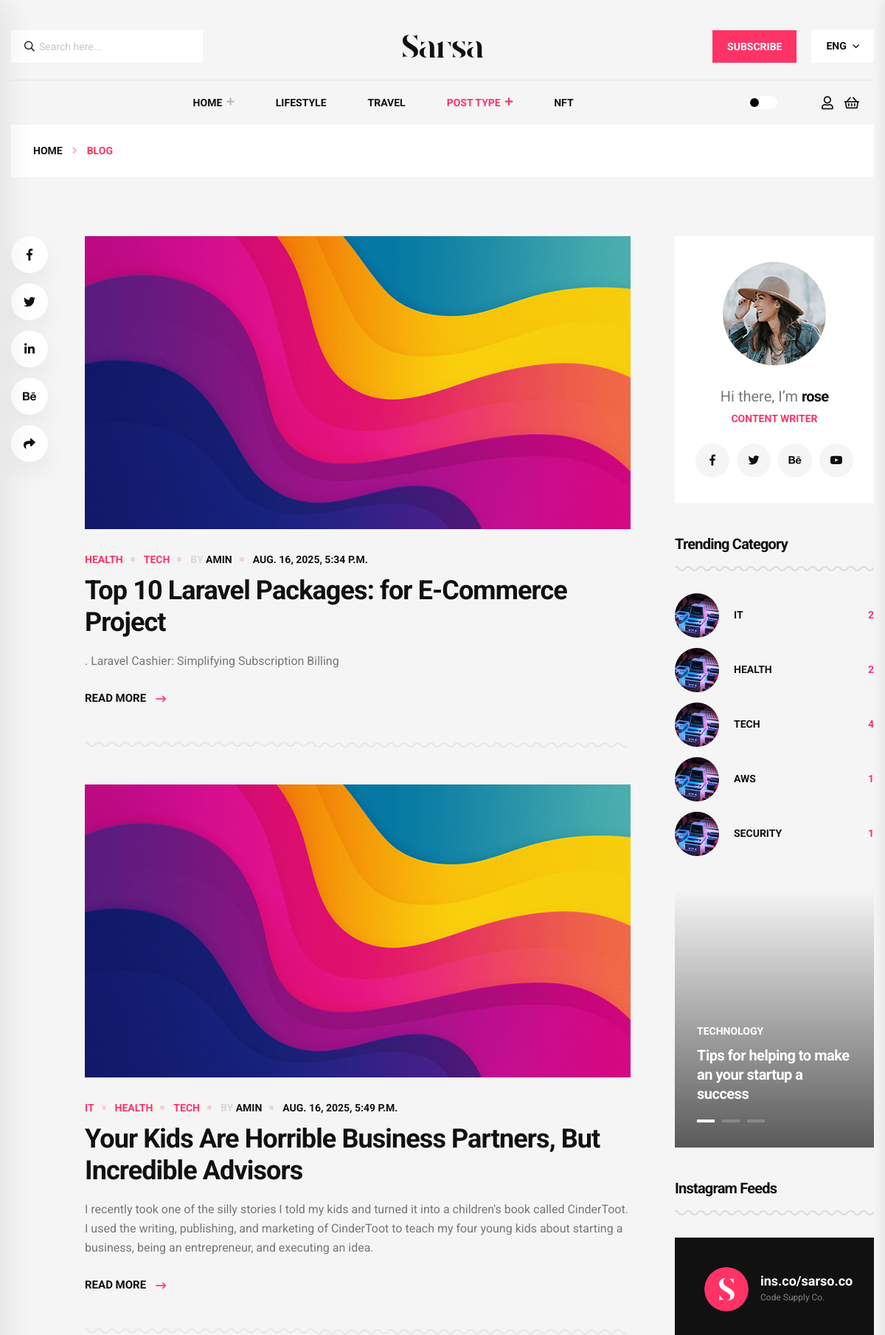
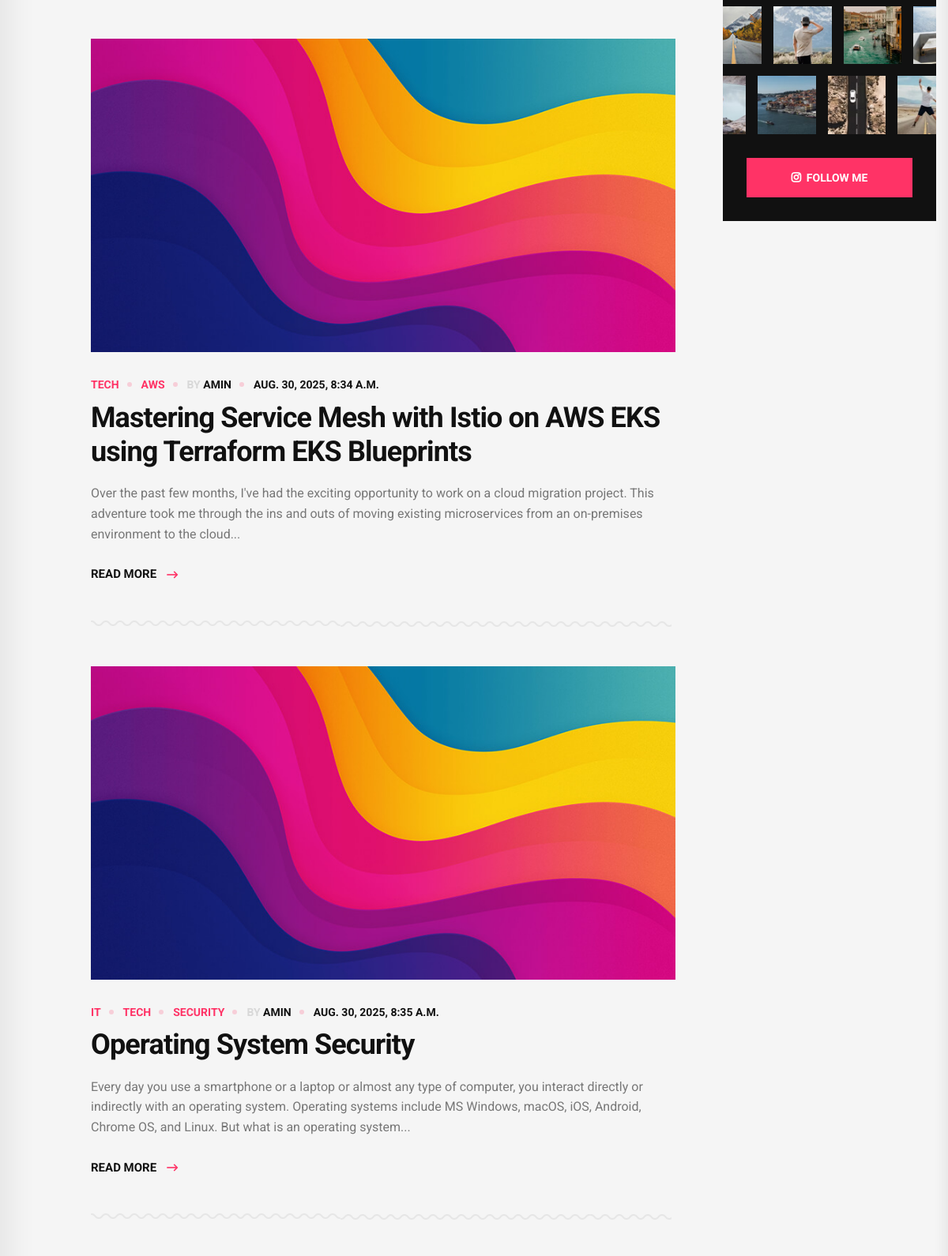
The app's page /blog/search/ (upper part) with its own data (2 pictures, top to bottom).
### blog/models.py (models this page shows, shortened)
class POST(models.Model):
    image = models.ImageField(upload_to='blog/',default='blog/default.jpg')
    category = models.ManyToManyField(CATEGORY)
    author = models.ForeignKey(User, on_delete=models.SET_NULL, null=True)
    title = models.CharField(max_length=255)
    preview = models.TextField(null=True)
    content = models.TextField()
    status=models.BooleanField(default=True)
    counted_view=models.IntegerField(default=0)
    publish_date=models.DateTimeField(null=True)
    created_date=models.DateTimeField(auto_now_add=True)
    updated_date=models.DateTimeField(auto_now=True)
    class Meta:
        ordering=['created_date']

class CATEGORY(models.Model):
    name=models.CharField(max_length=100)
    def __str__(self):
        return self.name

### blog/views.py (the view)
# urls.py: path('search/', blog_search, name= 'search'),
def blog_search(request):
    posts = POST.objects.filter(status=1)
    if request.method == 'GET':
        if s := request.GET.get('s'):
            posts = posts.filter(content__contains=s)
    context={'posts':posts}
    return render(request, 'blog/blog.html',context)

### blog/templatetags/blog_tags.py (called while the page is built)
@register.inclusion_tag('blog/blog-categories.html')
def postCategories():
    posts = POST.objects.filter(status=1)
    categories = CATEGORY.objects.all()
    cat_dict = {}
    for cat in categories:
        cat_dict[cat] = posts.filter(category=cat).count()
    return {'categories': cat_dict}

### templates/blog/blog.html (shortened to what this page needs)
{% load static %} {% load blog_tags %}
<!DOCTYPE html>
<html class="no-js" lang="en">
  <head>
    <link rel="stylesheet" href="{% static 'assets/css/bootstrap.min.css' %}" />
    <link rel="stylesheet" href="{% static 'assets/css/animate.min.css' %}" />
    <link
      rel="stylesheet"
      href="{% static 'assets/css/magnific-popup.css' %}"
    />
    <link
      rel="stylesheet"
      href="{% static 'assets/css/fontawesome-all.min.css' %}"
    />
    <link
      rel="stylesheet"
      href="{% static 'assets/css/imageRevealHover.css' %}"
    />
    <link rel="stylesheet" href="{% static 'assets/css/swiper-bundle.css' %}" />
    <link rel="stylesheet" href="{% static 'assets/css/flaticon.css' %}" />
    <link rel="stylesheet" href="{% static 'assets/css/slick.css' %}" />
    <link rel="stylesheet" href="{% static 'assets/css/spacing.css' %}" />
    <link rel="stylesheet" href="{% static 'assets/css/main.css' %}" />
  </head>
  <body>
    <header>
      <div class="header__top">
        <div class="container">
          <div class="row align-items-center">
            <div class="col-lg-4 col-md-6 col-sm-6 order-2 order-lg-0">
              {%include "blog/blog-search.html"%}
            </div>
            <div class="col-lg-4 col-md-3 order-0 order-lg-2 d-none d-md-block">
              <div class="header__top-logo logo text-lg-center">
                <a href="index.html" class="logo-dark"
                  ><img
                    src="{% static 'assets/img/logo/logo.png' %}"
                    alt="Logo"
                /></a>
              </div>
            </div>
            <div class="col-lg-4 col-md-3 col-sm-6 order-3 d-none d-sm-block">
              <div class="header__top-right">
                <ul class="list-wrap">
                  <li class="news-btn">
                    <a href="#newsletter" class="btn"
                      ><span class="btn-text">subscribe</span></a
                    >
                  </li>
                  <li class="lang">
                    <div class="dropdown">
                      <button
                        class="dropdown-toggle"
                        type="button"
                        id="dropdownMenuButton1"
                        data-bs-toggle="dropdown"
                        aria-expanded="false"
                      >
                        ENG
                      </button>
                    </div>
                  </li>
                </ul>
              </div>
            </div>
          </div>
        </div>
      </div>
      <div id="sticky-header" class="tg-header__area">
        <div class="container">
          <div class="row">
            <div class="col-12">
              <div class="tgmenu__wrap">
                <nav class="tgmenu__nav">
                  <div class="offcanvas-toggle">
                    <a href="#"><i class="flaticon-menu-bar"></i></a>
                  </div>
                  <div
                    class="tgmenu__navbar-wrap tgmenu__main-menu d-none d-lg-flex"
                  >
                    <ul class="navigation">
                      <li class="menu-item-has-children">
                        <a href="#">Home</a>
                      </li>
                      <li><a href="lifestyle.html">Lifestyle</a></li>
                      <li><a href="travel.html">Travel</a></li>
                      <li class="active menu-item-has-children">
                        <a href="#">Post Type</a>
                      </li>
                      <li><a href="nft.html">NFT</a></li>
                    </ul>
                  </div>
                  <div class="tgmenu__action">
                    <ul class="list-wrap">
                      <li class="mode-switcher">
                        <nav class="switcher__tab">
                          <span class="switcher__btn light-mode"
                            ><i class="flaticon-sun"></i
                          ></span>
                          <span class="switcher__mode"></span>
                          <span class="switcher__btn dark-mode"
                            ><i class="flaticon-moon"></i
                          ></span>
                        </nav>
                      </li>
                      <li class="user">
                        <a href="#"><i class="far fa-user"></i></a>
                      </li>
                      <li class="header-cart">
                        <a href="#"><i class="far fa-shopping-basket"></i></a>
                      </li>
                    </ul>
                  </div>
                </nav>
              </div>
            </div>
          </div>
        </div>
      </div>
    </header>
    <main>
      <div class="breadcrumb-area">
        <div class="container">
          <div class="row">
            <div class="col-12">
              <div class="breadcrumb-content">
                <nav aria-label="breadcrumb">
                  <ol class="breadcrumb">
                    <li class="breadcrumb-item">
                      <a href="index.html">Home</a>
                    </li>
                    <li class="breadcrumb-item active" aria-current="page">
                      Blog
                    </li>
                  </ol>
                </nav>
              </div>
            </div>
          </div>
        </div>
      </div>
      <section class="blog-details-area pt-80 pb-100">
        <div class="container">
          <div class="row justify-content-center">
            <div class="col-lg-1">
              <div class="blog-details-social">
                <ul class="list-wrap">
                  <li>
                    <a href="#"><i class="fab fa-facebook-f"></i></a>
                  </li>
                  <li>
                    <a href="#"><i class="fab fa-twitter"></i></a>
                  </li>
                  <li>
                    <a href="#"><i class="fab fa-linkedin-in"></i></a>
                  </li>
                  <li>
                    <a href="#"><i class="fab fa-behance"></i></a>
                  </li>
                  <li>
                    <a href="#"><i class="fas fa-share"></i></a>
                  </li>
                </ul>
              </div>
            </div>
            <div class="col-xl-8 col-lg-7">
              <div class="blog-post-wrapper">
                {%for post in posts %}
                <div class="latest__post-item">
                  <div class="latest__post-thumb tgImage__hover">
                    <a href="{% url 'blog:single' pid=post.id %}"
                      ><img src="{{post.image.url}}" alt="img"
                    /></a>
                  </div>
                  <div class="latest__post-content">
                    <ul class="tgbanner__content-meta list-wrap">
                      {% for cat in post.category.all %}
                      <li class="category">
                        <a href="{% url 'blog:category' cat_name=cat.name %}"
                          >{{cat.name}}
                        </a>
                      </li>
                      {% endfor %}
                      <li>
                        <span class="by">By</span>
                        <a
                          href="{% url 'blog:author' author_username=post.author.username %}"
                          >{{post.author}}</a
                        >
                      </li>
                      <li>{{post.publish_date}}</li>
                    </ul>
                    <h3 class="title tgcommon__hover">
                      <a href="{% url 'blog:single' pid=post.id %}">
                        {{post.title}}</a
                      >
                    </h3>
                    <p>{{post.preview}}</p>
                    <div class="latest__post-read-more">
                      <a href="{% url 'blog:single' pid=post.id %}"
                        >Read More <i class="far fa-long-arrow-right"></i
                      ></a>
                    </div>
                  </div>
                </div>
                {% endfor %}
              </div>
            </div>
            <div class="col-xl-3 col-lg-4 col-md-6">
              <aside class="blog-sidebar">
                <div class="widget sidebar-widget">
                  {% include "blog/blog-writer.html"%}
                </div>
                {% postCategories %}
                <div class="widget sidebar-widget">
                  <div class="sidePost-active">
                    <div
                      class="sidePost__item"
                      data-background="{% static 'assets/img/category/side_post01.jpg' %}"
                    >
                      <div class="sidePost__content">
                        <a href="blog.html" class="tag">Technology</a>
                        <h5 class="title tgcommon__hover">
                          <a href="blog-details.html"
                            >Tips for helping to make an your startup a
                            success</a
                          >
                        </h5>
                      </div>
                    </div>
                  </div>
                </div>
                <div class="widget sidebar-widget">
                  <h4 class="widget-title">Instagram Feeds</h4>
                  <div class="sidebarInsta__wrap">
                    <div class="sidebarInsta__top">
                      <div class="sidebarInsta__logo">
                        <img
                          src="{% static 'assets/img/instagram/insta_logo.png' %}"
                          alt="img"
                        />
                      </div>
                      <div class="sidebarInsta__info">
                        <h6 class="name"><a href="#">ins.co/sarso.co</a></h6>
                        <span class="designation">Code Supply Co.</span>
                      </div>
                    </div>
                    <div class="sidebarInsta__slider-wrap">
                      <div class="swiper-container sidebarInsta-active">
                        <div class="swiper-wrapper">
                          <div class="swiper-slide">
                            <a href="https://www.instagram.com/" target="_blank"
                              ><img
                                src="{% static 'assets/img/instagram/side_insta01.jpg' %}"
                                alt="img"
                            /></a>
                          </div>
                          <div class="swiper-slide">
                            <a href="https://www.instagram.com/" target="_blank"
                              ><img
                                src="{% static 'assets/img/instagram/side_insta02.jpg' %}"
                                alt="img"
                            /></a>
                          </div>
                          <div class="swiper-slide">
                            <a href="https://www.instagram.com/" target="_blank"
                              ><img
                                src="{% static 'assets/img/instagram/side_insta03.jpg' %}"
                                alt="img"
                            /></a>
                          </div>
                          <div class="swiper-slide">
                            <a href="https://www.instagram.com/" target="_blank"
                              ><img
                                src="{% static 'assets/img/instagram/side_insta04.jpg' %}"
                                alt="img"
                            /></a>
                          </div>
                        </div>
                      </div>
                      <div
                        class="swiper-container sidebarInsta-active-2"
                        dir="rtl"
                      >
                        <div class="swiper-wrapper">
                          <div class="swiper-slide">
                            <a href="https://www.instagram.com/" target="_blank"
                              ><img
                                src="{% static 'assets/img/instagram/side_insta05.jpg' %}"
                                alt="img"
                            /></a>
                          </div>
                          <div class="swiper-slide">
                            <a href="https://www.instagram.com/" target="_blank"
                              ><img
                                src="{% static 'assets/img/instagram/side_insta06.jpg' %}"
                                alt="img"
                            /></a>
                          </div>
                          <div class="swiper-slide">
                            <a href="https://www.instagram.com/" target="_blank"
                              ><img
                                src="{% static 'assets/img/instagram/side_insta07.jpg' %}"
                                alt="img"
                            /></a>
                          </div>
                          <div class="swiper-slide">
                            <a href="https://www.instagram.com/" target="_blank"
                              ><img
                                src="{% static 'assets/img/instagram/side_insta08.jpg' %}"
                                alt="img"
                            /></a>
                          </div>
                        </div>
                      </div>
                    </div>
                    <div class="sidebarInsta__bottom">
                      <a
                        href="https://www.instagram.com/"
                        target="_blank"
                        class="btn"
                        ><i class="fab fa-instagram"></i
                        ><span class="text">Follow Me</span></a
                      >
                    </div>
                  </div>
                </div>
              </aside>
            </div>
          </div>
        </div>
      </section>
    </main>
  </body>
</html>

### templates/blog/blog-categories.html
{% load static %}
 <div class="widget sidebar-widget widget_categories">
    <h4 class="widget-title">Trending Category</h4>
    <ul class="list-wrap">
         {% for name,count in categories.items %}
        <li>
            <div class="thumb"><a href="{% url 'blog:category' cat_name=name %}"><img src="{% static 'assets/img/category/side_category01.jpg' %}" alt="img"></a></div>
            <a href="{% url 'blog:category' cat_name=name %}">{{name}}</a>
            <span class="float-right">{{count}}</span>
        </li>
        {% endfor %}
    </ul>
</div>

### statics/assets/css/spacing.css (style rules this page uses)
.pt-80 { padding-top:80px }
.pb-100 { padding-bottom:100px }

### records on screen
POST: image (placeholder picture), author "AMIN", publish_date "AUG. 16, 2025, 5:34 P.M.", title "Top 10 Laravel Packages: for E-Commerce Project", preview ". Laravel Cashier: Simplifying Subscription Billing"
CATEGORY: name "HEALTH", id "2"
CATEGORY: name "TECH", count "4"
POST: image (placeholder picture), author "AMIN", publish_date "AUG. 16, 2025, 5:49 P.M.", title "Your Kids Are Horrible Business Partners, But Incredible Advisors", preview "I recently took one of the silly stories I told my kids and turned it into a children's book called CinderToot. I used the writing, publishing, and marketing of CinderToot to teach my four young kids about starting a business, being an entrepreneur, and executing an idea."
CATEGORY: name "IT", count "2"
POST: image (placeholder picture), author "AMIN", publish_date "AUG. 30, 2025, 8:34 A.M.", title "Mastering Service Mesh with Istio on AWS EKS using Terraform EKS Blueprints", preview "Over the past few months, I've had the exciting opportunity to work on a cloud migration project. This adventure took me through the ins and outs of moving existing microservices from an on-premises environment to the cloud..."
CATEGORY: name "AWS", count "1"
POST: image (placeholder picture), author "AMIN", publish_date "AUG. 30, 2025, 8:35 A.M.", title "Operating System Security", preview "Every day you use a smartphone or a laptop or almost any type of computer, you interact directly or indirectly with an operating system. Operating systems include MS Windows, macOS, iOS, Android, Chrome OS, and Linux. But what is an operating system..."
CATEGORY: name "SECURITY", count "1"
